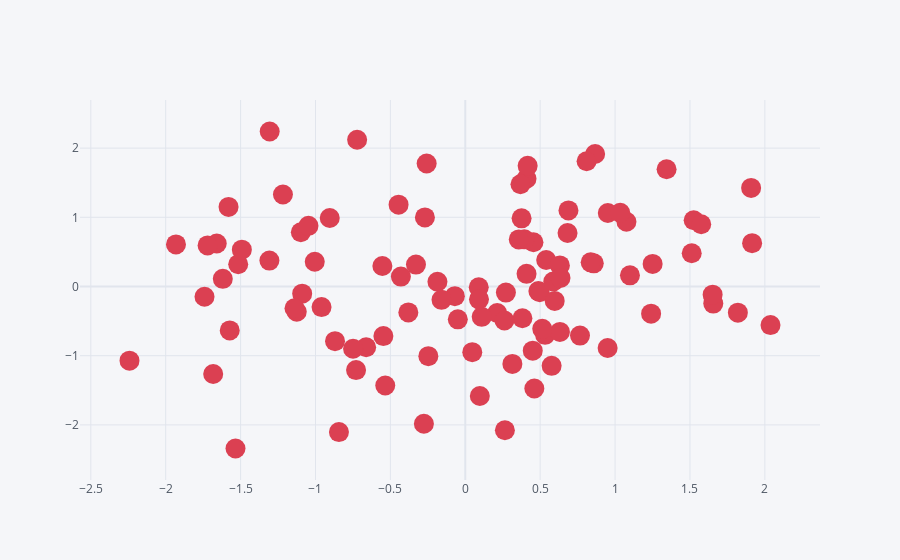

Notebook code cell kept with this figure:
### Code cell
df.iplot(kind='scatter', x='A', y='B', mode='markers', size = 20, color='red')
